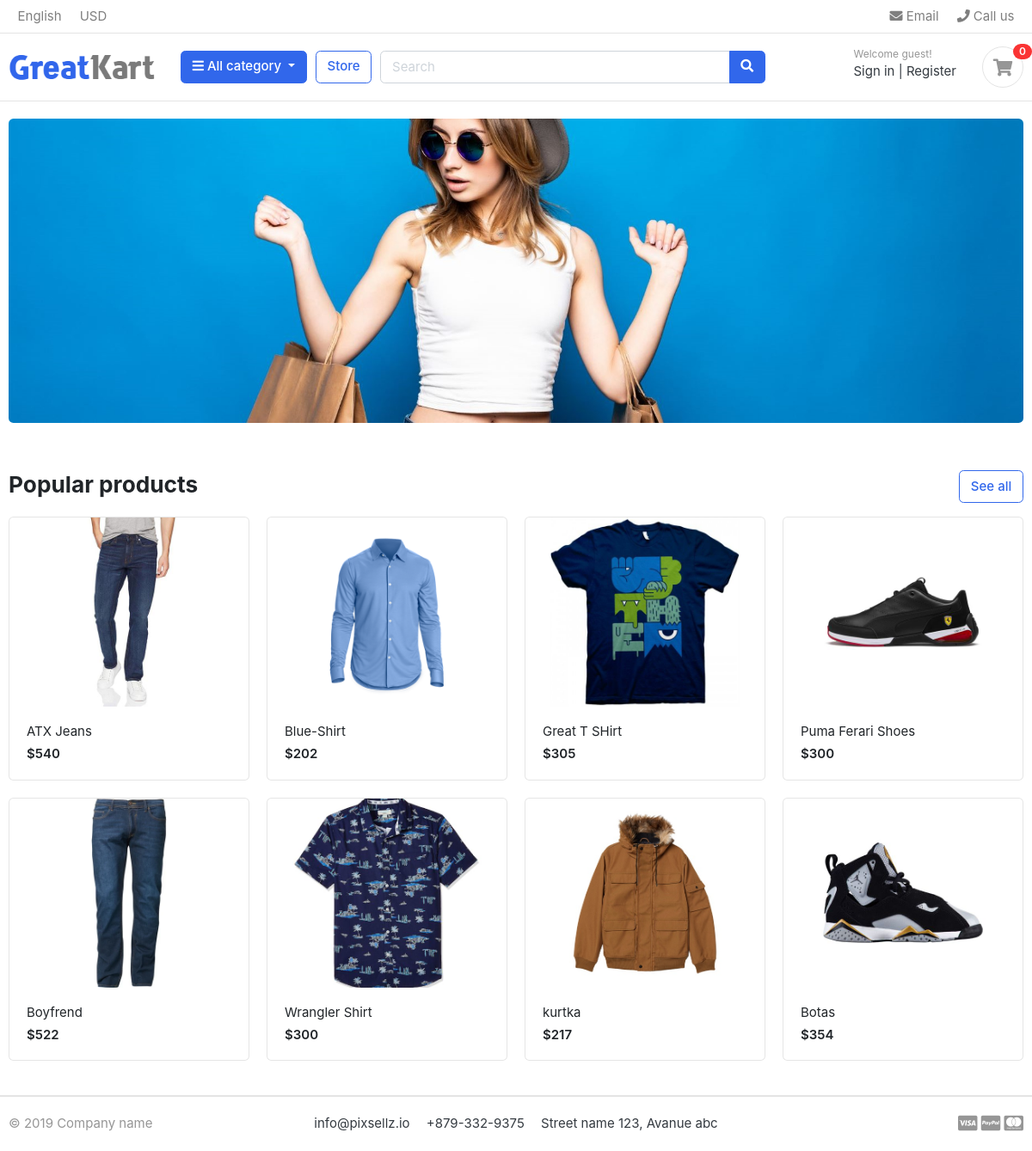
The page / on the database its author committed.
### store/models.py (models this page shows, shortened)
class Product(models.Model):
    product_name = models.CharField(max_length=200, unique=True)
    slug = models.SlugField(max_length=200, unique=True)
    description = models.TextField(max_length=500, blank=True)
    price = models.IntegerField()
    images = models.ImageField(upload_to='photos/products')
    stock = models.IntegerField()
    is_available = models.BooleanField(default=True)
    category = models.ForeignKey(Category,on_delete=models.CASCADE)
    created_date = models.DateTimeField(auto_now_add=True)
    modified_date = models.DateTimeField(auto_now=True)
    def get_url(self):
        return reverse('product_detail', args=[self.category.slug, self.slug])

### greatkart/views.py (the view)
# urls.py: 2. Add a URL to urlpatterns:  path('', views.home, name='home')
def home(request):
    products = Product.objects.all().filter(is_available=True)
    context = {
        "products":products,
    }
    return  render (request,'home.html',context)

### carts/context_processors.py (called while the page is built)
def counter(request):
    cart_count = 0
    if "admin" in request.path:
        return{}
    else:
        try:
            cart = Cart.objects.filter(cart_id =_cart_id(request))
            cart_items = CartItem.objects.all().filter(cart=cart[:1])
            for cart_item in cart_items:
                cart_count += cart_item.quantity
        except Cart.DoesNotExist:
            cart_count = 0
    return dict(cart_count=cart_count)

### carts/views.py (called while the page is built)
def _cart_id(request):
    cart = request.session.session_key
    if not cart:
        cart = request.session.create()
    return cart

### category/context_processors.py (called while the page is built)
def menu_links(request):
    links = Category.objects.all()
    return dict(links=links)

### category/models.py (called while the page is built)
    def get_url(self):
        return reverse('products_by_category',args=[self.slug])

### templates/home.html
{% extends "base.html" %}
{% load static %}
{% block content %}
<section class="section-intro padding-y-sm">
<div class="container">
<div class="intro-banner-wrap">
	<img src="{% static 'images/banners/cover.jpg' %}" class="img-fluid rounded">
</div>
</div>
</section>
<section class="section-name padding-y-sm">
<div class="container">
<header class="section-heading">
	<a href="{% url 'store' %}" class="btn btn-outline-primary float-right">See all</a>
	<h3 class="section-title">Popular products</h3>
</header>
<div class="row">
	{% for product in products %}
	<div class="col-md-3">
		<div class="card card-product-grid">
			<a href="{{ product.get_url }}" class="img-wrap"> <img src="{{product.images.url}}"> </a>
			<figcaption class="info-wrap">
				<a href="{{ product.get_url }}" class="title">{{ product.product_name }}</a>
				<div class="price mt-1">${{ product.price }}</div>
			</figcaption>
		</div>
	</div>
{% endfor %}
</div>
</div>
</section>
{% endblock  %}

### static/css/ui.css (style rules this page uses)
html { font-family: "Inter", sans-serif; font-size: 15px; }
.img-wrap { text-align: center; display: block; }
.img-wrap img { max-width: 100%; }
.padding-y-sm { padding-top: 20px; padding-bottom: 20px; }
.section-heading { margin-bottom: 20px; margin-top: 15px; }
.section-title { color: #212529; }
[class*=card-product] a.title { color: #212529; display: block; }
[class*=card-product] .img-wrap { overflow: hidden; position: relative; }
[class*=card-product] .img-wrap img { height: 100%; max-width: 100%; width: auto; display: inline-block; -o-object-fit: cover; object-fit: cover; }
.card-product-grid { margin-bottom: 20px; }
.card-product-grid .img-wrap { border-radius: 0.2rem 0.2rem 0 0; height: 220px; }
.card-product-grid .info-wrap { overflow: hidden; padding: 18px 20px; }
.card .img-wrap { overflow: hidden; }
.price { font-weight: 600; color: #212529; }

### rows shown on the page
Product: images (picture), product_name "ATX Jeans", price "540"
Product: images (picture), product_name "Blue-Shirt", price "202"
Product: images (picture), product_name "Great T SHirt", price "305"
Product: images (picture), product_name "Puma Ferari Shoes", price "300"
Product: images (picture), product_name "Boyfrend", price "522"
Product: images (picture), product_name "Wrangler Shirt", price "300"
Product: images (picture), product_name "kurtka", price "217"
Product: images (picture), product_name "Botas", price "354"

### other values the page prints
{{ cart_count }} "0"
